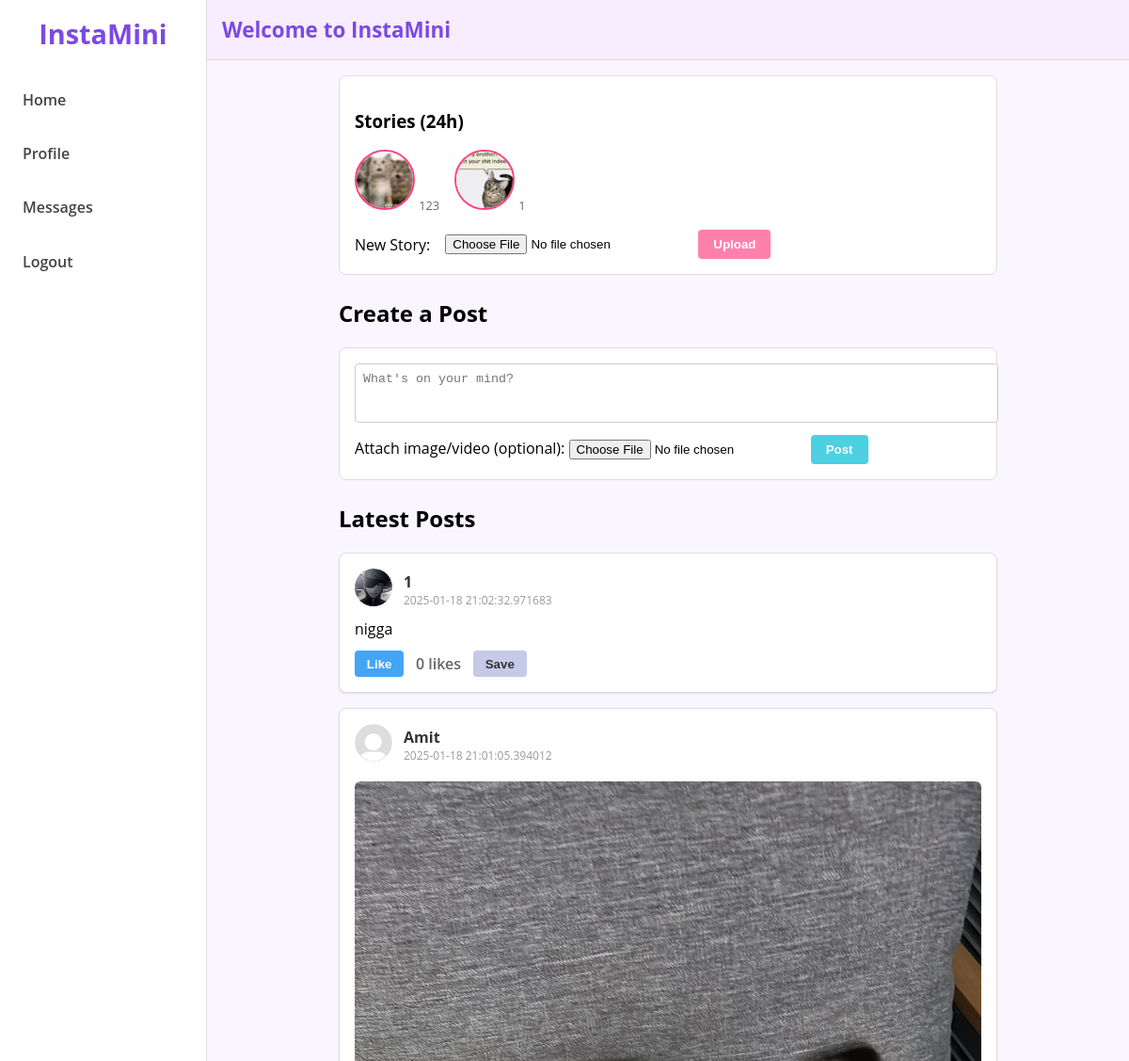
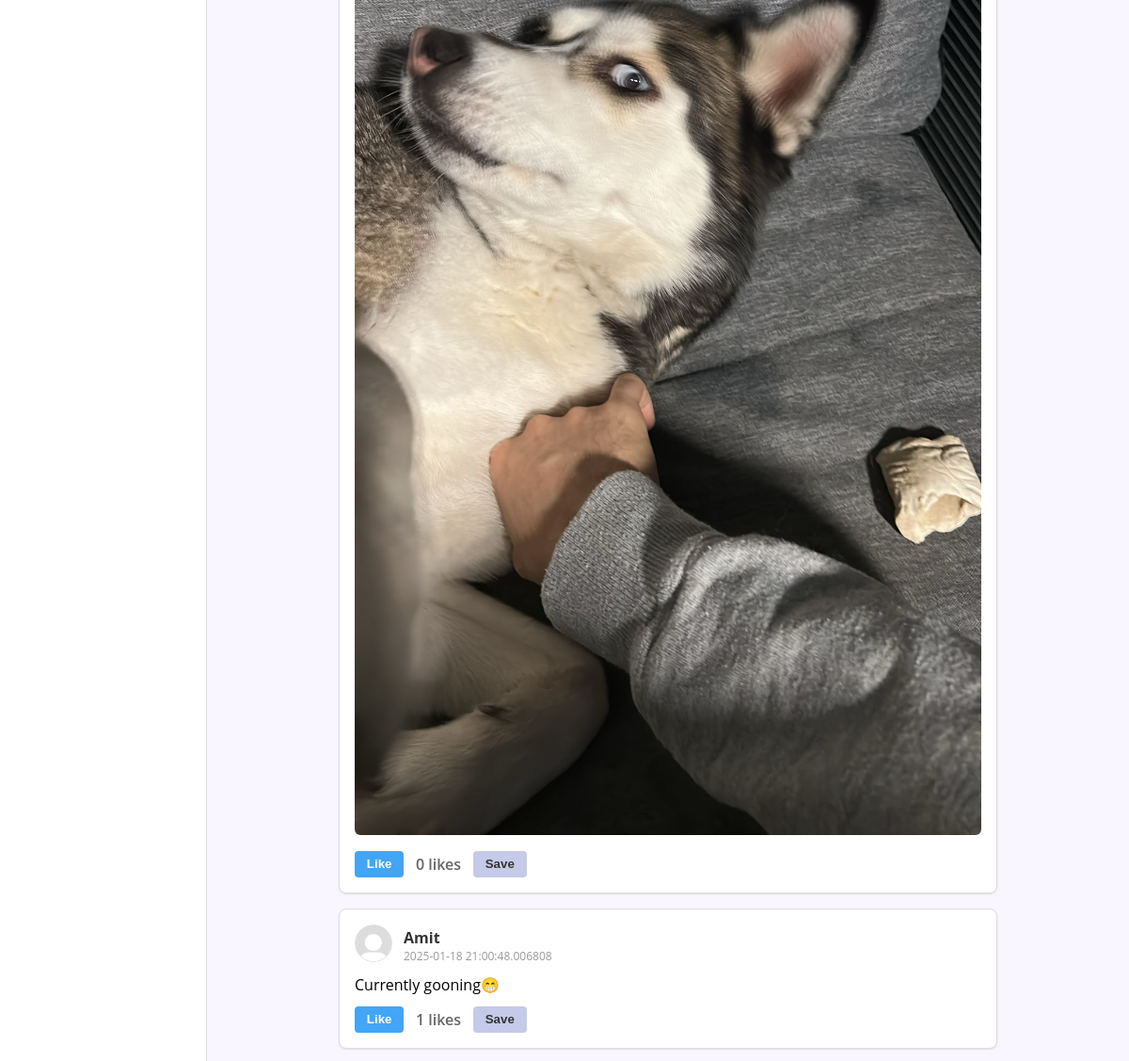
/feed (signed in, upper part), run on an earlier commit of the app's database (2 pictures, top to bottom).
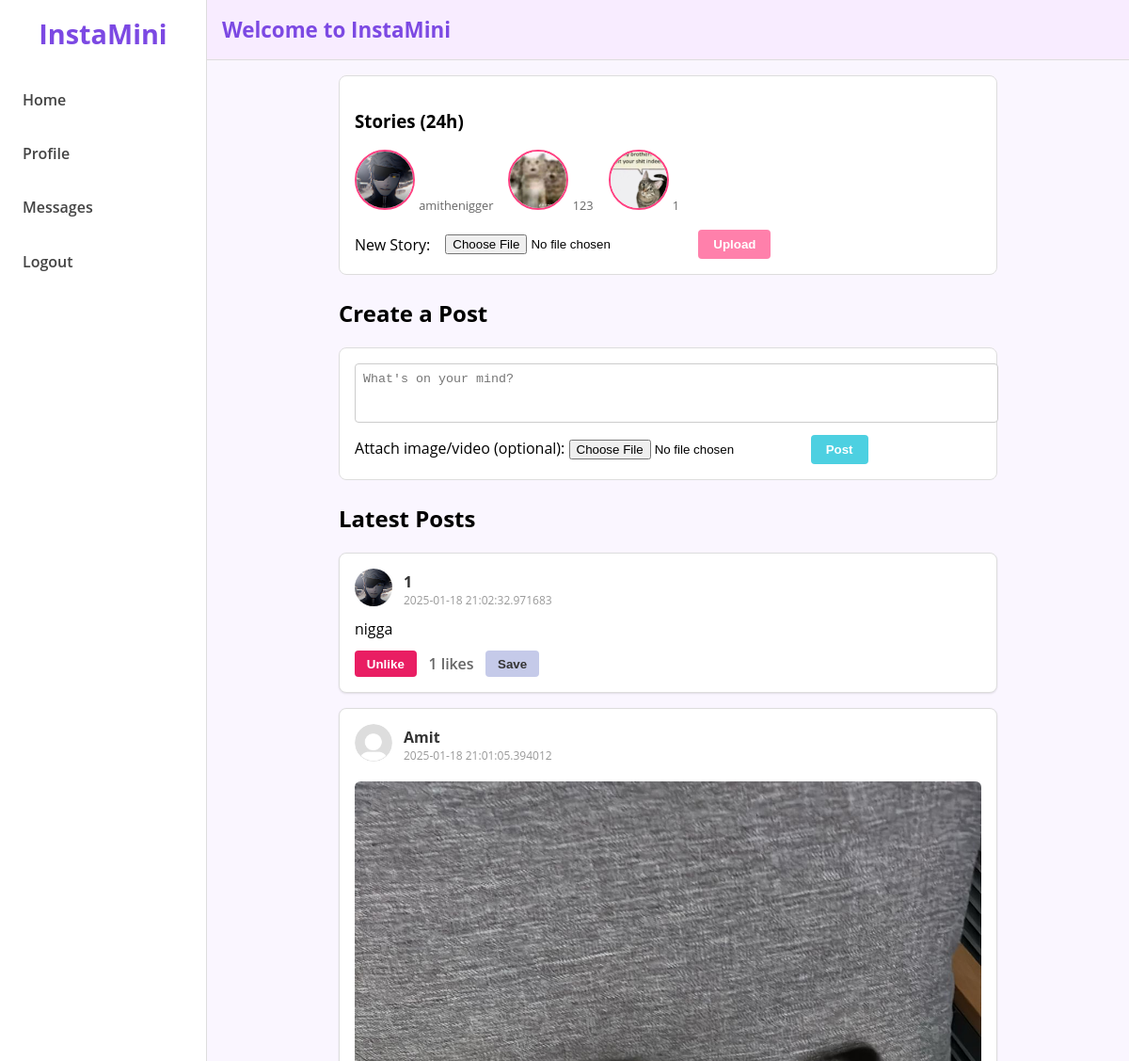
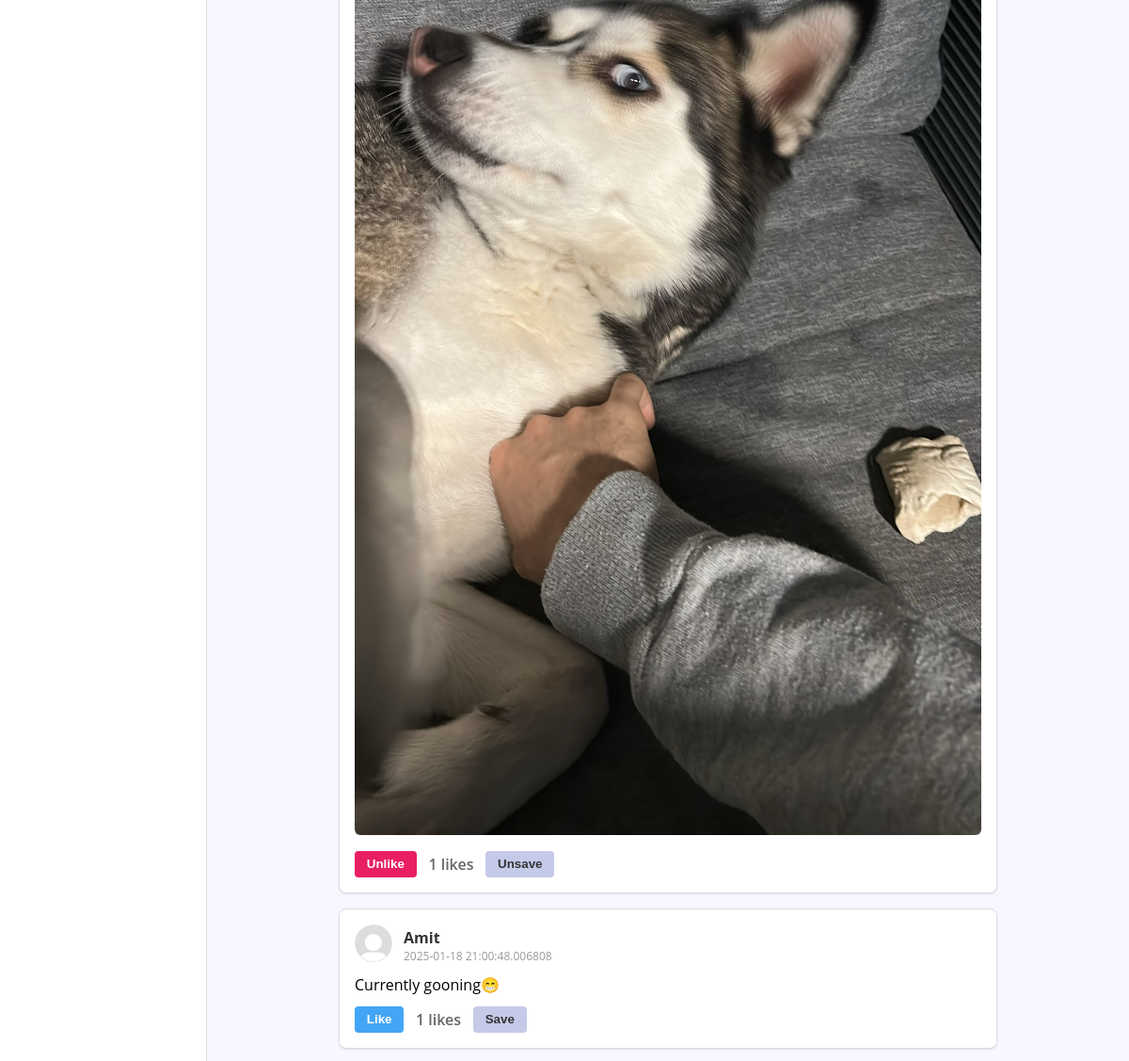
And on a later commit of the database (2 pictures, top to bottom).
### tables this page shows
CREATE TABLE stories (
                id INTEGER PRIMARY KEY AUTOINCREMENT,
                user_id INTEGER NOT NULL,
                media_filename TEXT,
                created_at DATETIME NOT NULL,
                FOREIGN KEY(user_id) REFERENCES users(id)
            );

CREATE TABLE users (
                id INTEGER PRIMARY KEY AUTOINCREMENT,
                username TEXT UNIQUE NOT NULL,
                password_hash TEXT NOT NULL,
                profile_picture TEXT,
                bio TEXT
            );

CREATE TABLE posts (
                id INTEGER PRIMARY KEY AUTOINCREMENT,
                user_id INTEGER NOT NULL,
                content TEXT,
                media_filename TEXT,
                created_at DATETIME NOT NULL,
                FOREIGN KEY(user_id) REFERENCES users(id)
            );

### app.py (the view, shortened to what this page needs)
@app.route("/feed", methods=["GET", "POST"])
def feed():
    user_id = get_current_user_id()
    if not user_id:
        return redirect(url_for("login"))
    conn = get_db_connection()
    cutoff = datetime.now() - timedelta(hours=24)
    stories = conn.execute("""
        SELECT s.id, s.media_filename, s.created_at,
               u.username, u.profile_picture
        FROM stories s
        JOIN users u ON s.user_id = u.id
        WHERE s.created_at >= ?
        ORDER BY s.created_at DESC
    """, (cutoff,)).fetchall()
    raw_posts = conn.execute("""
        SELECT p.*, u.username, u.profile_picture
        FROM posts p
        JOIN users u ON p.user_id = u.id
        ORDER BY p.created_at DESC
    """).fetchall()
    posts = []
    for p in raw_posts:
        like_row = conn.execute("SELECT COUNT(*) AS c FROM likes WHERE post_id=?", (p["id"],)).fetchone()
        like_count = like_row["c"] if like_row else 0
        user_like = conn.execute("SELECT id FROM likes WHERE post_id=? AND user_id=?",
                                 (p["id"], user_id)).fetchone()
        user_has_liked = True if user_like else False
        saved_row = conn.execute("SELECT id FROM saved_posts WHERE post_id=? AND user_id=?",
                                 (p["id"], user_id)).fetchone()
        user_has_saved = True if saved_row else False
        posts.append({
            "id": p["id"],
            "user_id": p["user_id"],
            "content": p["content"],
            "media_filename": p["media_filename"],
            "created_at": p["created_at"],
            "username": p["username"],
            "profile_picture": p["profile_picture"],
            "like_count": like_count,
            "user_has_liked": user_has_liked,
            "user_has_saved": user_has_saved
        })
    conn.close()
    return render_template("feed.html", stories=stories, posts=posts, current_user_id=user_id)

### app.py (called while the page is built)
def get_db_connection():
    conn = sqlite3.connect(DATABASE)
    conn.row_factory = sqlite3.Row
    return conn

def get_current_user_id():
    return session.get("user_id")

### templates/feed.html (shortened to what this page needs)
{% extends "base.html" %}
{% block content %}
<div class="feed-container animated-fade-in">
  <div class="stories-section">
    <h3>Stories (24h)</h3>
    <div class="stories-bar">
      {% for story in stories %}
        <div class="story-bubble"
             onclick="openStoryModal('{{ url_for('static', filename='uploads/' ~ story.media_filename) }}',
                                      '{{ story.username }}')">
          {% set story_ext = story.media_filename|lower %}
          {% if story_ext.endswith('.png') or story_ext.endswith('.jpg') or story_ext.endswith('.jpeg') or story_ext.endswith('.gif') %}
            <img src="{{ url_for('static', filename='uploads/' ~ story.media_filename) }}" alt="Story">
          {% elif story_ext.endswith('.mp4') or story_ext.endswith('.mov') or story_ext.endswith('.avi') %}
            <video src="{{ url_for('static', filename='uploads/' ~ story.media_filename) }}"></video>
          {% else %}
            <p>Unsupported format</p>
          {% endif %}
          <span class="story-user">{{ story.username }}</span>
        </div>
      {% endfor %}
    </div>
    <form method="POST" action="{{ url_for('upload_story') }}" enctype="multipart/form-data" class="story-upload-form">
      <label>New Story:</label>
      <input type="file" name="story_file" accept="image/*,video/*">
      <button type="submit" class="btn-story-upload">Upload</button>
    </form>
  </div>
  <h2>Create a Post</h2>
  <form method="POST" action="{{ url_for('feed') }}" enctype="multipart/form-data" class="post-form">
    <textarea name="content" rows="3" placeholder="What's on your mind?"></textarea>
    <label>Attach image/video (optional):</label>
    <input type="file" name="media_file" accept="image/*,video/*">
    <button type="submit" class="btn-post">Post</button>
  </form>
  <h2>Latest Posts</h2>
  {% if posts %}
    {% for post in posts %}
      <div class="post animated-slide-up" id="post-{{ post.id }}">
        <div class="post-header">
          {% if post.profile_picture %}
            <a href="{{ url_for('user_profile', username=post.username) }}">
              <img class="post-profile-pic"
                   src="{{ url_for('static', filename='uploads/' ~ post.profile_picture) }}"
                   alt="Profile Pic">
            </a>
          {% else %}
            <a href="{{ url_for('user_profile', username=post.username) }}">
              <img class="post-profile-pic"
                   src="{{ url_for('static', filename='uploads/default.png') }}"
                   alt="No Profile Pic">
            </a>
          {% endif %}
          <div>
            <div class="post-author">
              <a href="{{ url_for('user_profile', username=post.username) }}">
                {{ post.username }}
              </a>
            </div>
            <div class="post-time">{{ post.created_at }}</div>
          </div>
        </div>
        <div class="post-content">
          <p>{{ post.content }}</p>
          {% if post.media_filename %}
            {% set post_ext = post.media_filename|lower %}
            {% if post_ext.endswith('.png') or post_ext.endswith('.jpg') or post_ext.endswith('.jpeg') or post_ext.endswith('.gif') %}
              <img class="post-media" src="{{ url_for('static', filename='uploads/' ~ post.media_filename) }}" alt="Post Media">
            {% elif post_ext.endswith('.mp4') or post_ext.endswith('.mov') or post_ext.endswith('.avi') %}
              <video class="post-media" src="{{ url_for('static', filename='uploads/' ~ post.media_filename) }}" controls></video>
            {% endif %}
          {% endif %}
        </div>
        <div class="post-actions">
          <button class="like-button {% if post.user_has_liked %}liked{% endif %}"
                  onclick="toggleLike({{ post.id }})"
                  id="likeBtn-{{ post.id }}">
            {% if post.user_has_liked %}Unlike{% else %}Like{% endif %}
          </button>
          <span class="like-count" id="likeCount-{{ post.id }}">{{ post.like_count }} likes</span>
          <button class="delete-button"
                  onclick="toggleSave({{ post.id }})"
                  id="saveBtn-{{ post.id }}">
            {% if post.user_has_saved %}Unsave{% else %}Save{% endif %}
          </button>
        </div>
      </div>
    {% endfor %}
  {% else %}
    <p>No posts yet! Be the first to post.</p>
  {% endif %}
</div>
{% endblock %}

### templates/base.html (shortened to what this page needs)
<!DOCTYPE html>
<html lang="en">
<head>
  <link rel="stylesheet" href="{{ url_for('static', filename='style.css') }}">
</head>
<body>
  <div class="main-container">
    <aside class="sidebar-left">
      <div class="sidebar-brand">
        <h2>InstaMini</h2>
      </div>
      <nav class="sidebar-nav">
        <a href="{{ url_for('feed') }}" class="nav-item">Home</a>
        {% if session.get('user_id') %}
          <a href="{{ url_for('profile') }}" class="nav-item">Profile</a>
          <a href="{{ url_for('messages_list') }}" class="nav-item">Messages</a>
          <a href="{{ url_for('logout') }}" class="nav-item">Logout</a>
        {% else %}
          <a href="{{ url_for('login') }}" class="nav-item">Login</a>
          <a href="{{ url_for('signup') }}" class="nav-item">Sign Up</a>
        {% endif %}
      </nav>
    </aside>
    <div class="content-wrapper">
      <header>
        <div class="header-title">Welcome to InstaMini</div>
      </header>
      <main>
        {% block content %}{% endblock %}
      </main>
    </div>
  </div>
</body>
</html>

### static/style.css (style rules this page uses)
html, body { margin: 0; padding: 0; background-color: #faf6ff; font-family: 'Open Sans', sans-serif; }
.main-container { display: grid; grid-template-columns: 220px 1fr; grid-template-rows: 100vh; }
.sidebar-left { background-color: #fff; border-right: 1px solid #ddd; padding: 1rem; }
.sidebar-brand { text-align: center; margin-bottom: 2rem; }
.sidebar-brand h2 { color: #7c49e3; margin: 0; font-size: 1.8rem; }
.sidebar-nav .nav-item { display: block; margin: 1.2rem 0; color: #444; text-decoration: none; font-weight: 600; padding: 0.5rem; border-radius: 6px; transition: background-color 0.2s; }
.content-wrapper { display: flex; flex-direction: column; overflow-y: auto; }
header { background-color: #f8ecff; border-bottom: 1px solid #ddd; padding: 1rem; }
.header-title { font-size: 1.4rem; font-weight: 700; color: #7c49e3; }
main { flex: 1; padding: 1rem; }
.feed-container { max-width: 700px; margin: 0 auto; }
.stories-section { background-color: #fff; padding: 1rem; border: 1px solid #ddd; border-radius: 8px; margin-bottom: 1.5rem; }
.stories-bar { display: flex; gap: 1rem; margin-bottom: 1rem; overflow-x: auto; }
.story-bubble { text-align: center; cursor: pointer; }
.story-bubble img, .story-bubble video { width: 60px; height: 60px; border-radius: 50%; object-fit: cover; border: 2px solid #ff4081; }
.story-user { font-size: 0.8rem; color: #666; margin-top: 0.25rem; }
.story-upload-form { display: flex; gap: 1rem; align-items: center; }
.btn-story-upload { padding: 0.5rem 1rem; background-color: #ff80ab; color: #fff; font-weight: 600; border: none; border-radius: 4px; cursor: pointer; }
.btn-post { background-color: #4dd0e1; color: #fff; font-weight: 600; border: none; border-radius: 4px; padding: 0.5rem 1rem; cursor: pointer; }
.delete-button { background-color: #c5cae9; border: none; border-radius: 4px; color: #333; padding: 0.4rem 0.8rem; cursor: pointer; font-weight: 600; }
.like-button { background-color: #42a5f5; border: none; border-radius: 4px; color: #fff; padding: 0.4rem 0.8rem; cursor: pointer; font-weight: 600; }
.liked { background-color: #e91e63; }
.post-form { background-color: #fff; padding: 1rem; border: 1px solid #ddd; border-radius: 8px; margin-bottom: 1.5rem; }
.post-form textarea { width: 100%; resize: none; border-radius: 4px; margin-bottom: 0.5rem; padding: 0.5rem; border: 1px solid #ccc; }
.post { background-color: #fff; border: 1px solid #ddd; border-radius: 8px; margin-top: 1rem; box-shadow: 0 1px 2px rgba(0,0,0,0.1); padding: 1rem; }
.post-header { display: flex; align-items: center; gap: 0.75rem; margin-bottom: 0.5rem; }
.post-profile-pic { width: 40px; height: 40px; border-radius: 50%; object-fit: cover; }
.post-author a { color: #333; text-decoration: none; font-weight: bold; }
.post-time { font-size: 0.75rem; color: #999; }
.post-content p { margin: 0.5rem 0; }
.post-media { margin-top: 0.5rem; max-width: 100%; border-radius: 6px; }
.post-actions { display: flex; align-items: center; gap: 0.8rem; margin-top: 0.75rem; }
.like-count { font-weight: 600; color: #666; }
.animated-fade-in { animation: fadeIn 0.5s ease forwards; opacity: 0; }
.animated-slide-up { animation: slideUp 0.4s ease forwards; opacity: 0; transform: translateY(20px); }

What changed in the data, as far as the page shows it:
added stories: media_filename (picture), username "amithenigger"
computed for posts "nigga": like_count "0" → "1"; text "Like" → "Unlike"
computed for posts (number 2 of 3 on the later page): like_count "0" → "1"; text "Like Save" → "Unlike Unsave"
